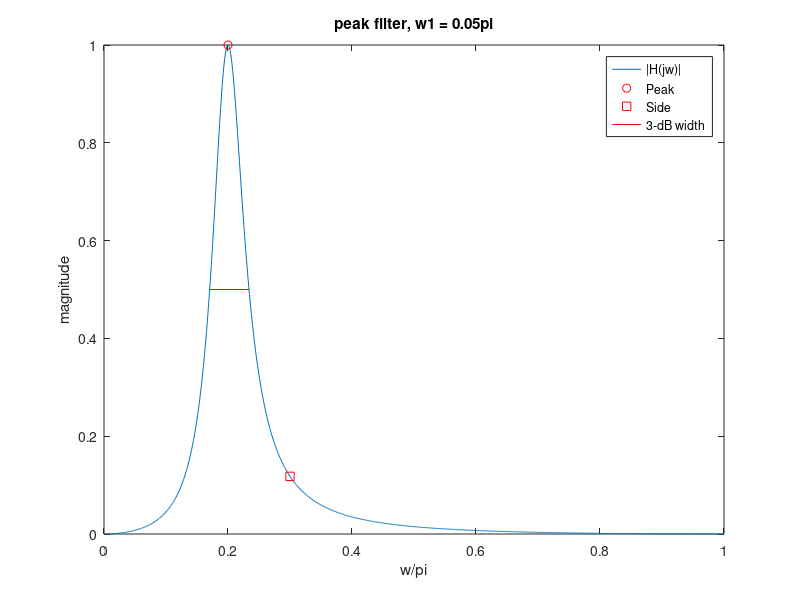
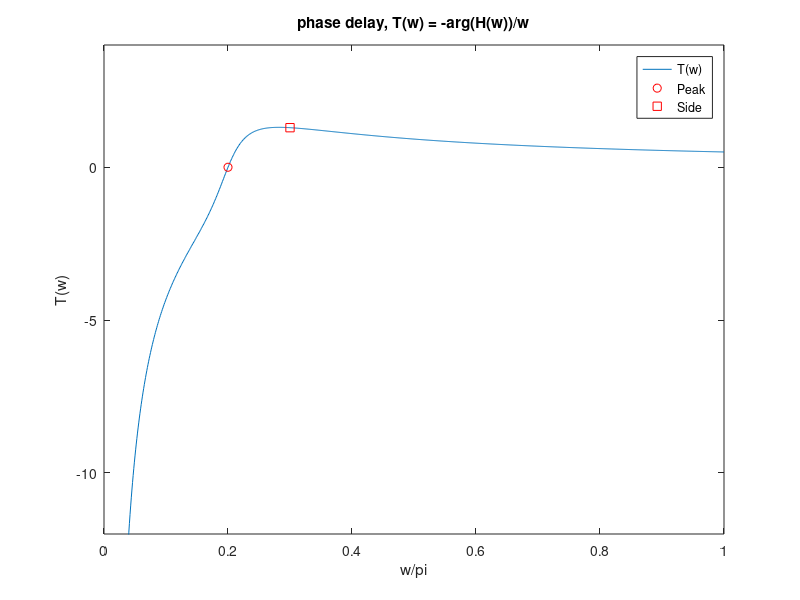
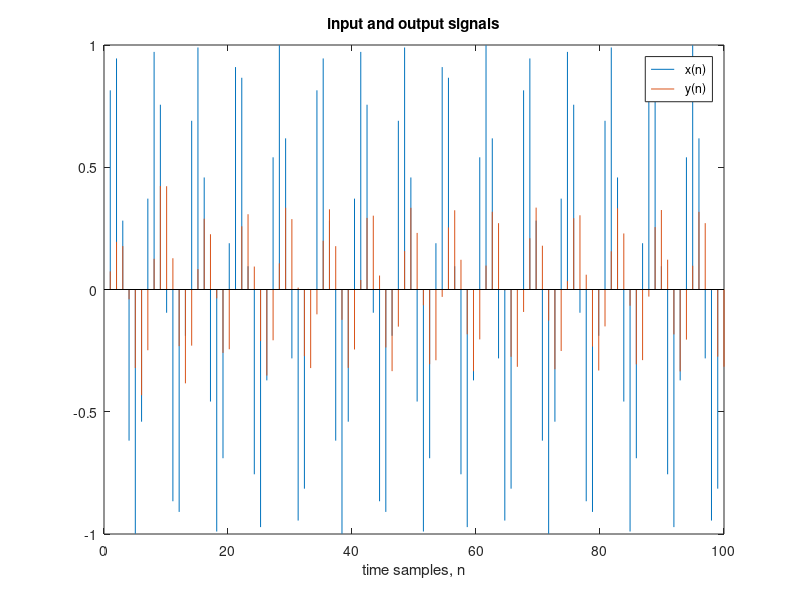
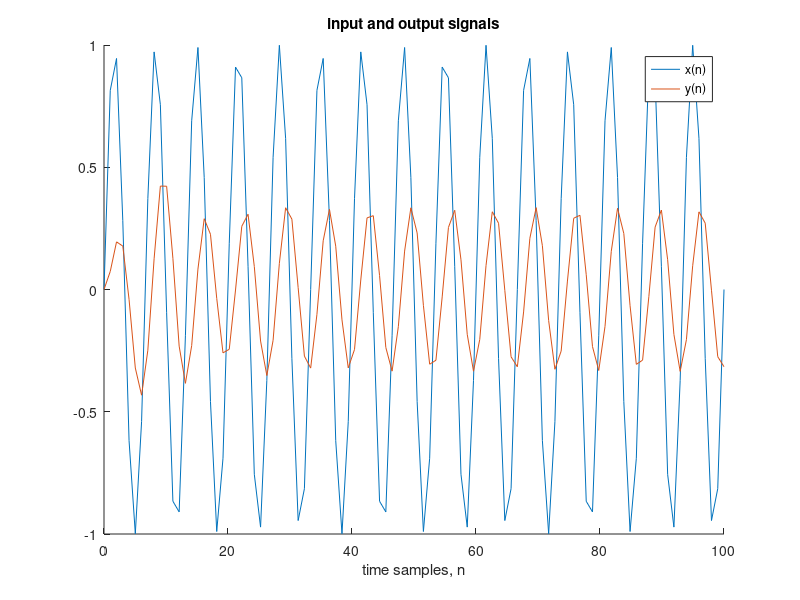

These figures' MATLAB source, in order:

%part 1
dom1 = linspace(0,pi,999);
w0 = .2*pi;
w1 = .3*pi;
B = .1;

H = @(x) double((1i*B*sin(x))./(cos(x)-cos(w0)+1i*B*sin(x)));
hm = real(H(dom1));

l = acos((cos(w0)+B*sqrt(((B)^2)+(sin(w0))^2))/(1+(B)^2));
r = acos((cos(w0)-B*sqrt(((B)^2)+(sin(w0))^2))/(1+(B)^2));

figure
plot(dom1/pi, hm)
hold on

plot(w0/pi, H(w0), 'ro')
plot(w1/pi, H(w1), 'rs')

plot([l/pi, r/pi], [H(l), H(r)], 'r-');

title('peak filter, w1 = 0.05pi')
xlabel('w/pi')
ylabel('magnitude')
legend('|H(jw)|','Peak', 'Side', '3-dB width')

hold off

%part 2
dom2 = linspace(0,pi,1001);
H = @(x) (-1./x).*atan((cos(x)-cos(w0))./(B*sin(x)));
p = H(dom2);
figure
plot(dom2/pi,p)
hold on
ylim([-12,4])
Tw1 = H(w1);
plot(w0/pi,H(w0), 'ro')
plot(w1/pi, H(w1), 'rs')

title('phase delay, T(w) = -arg(H(w))/w')
xlabel('w/pi')
ylabel('T(w)')
legend('T(w)', 'Peak', 'Side')
hold off

%part 3
dom3 = linspace(0,100);

x = @(n) sin(w1*n);
b = (B/(1+B))*[1,0,-1];
a = [1, -(2*cos(w0))/(1+B), (1-B)/(1+B)];
y = filter(b,a,x(dom3));

figure
set(stem(dom3,x(dom3)), 'Marker', 'none')
hold on
stPlot = stem(dom3,y);
set(stPlot, 'Marker', 'none')
title('input and output signals')
xlabel('time samples, n')
legend('x(n)', 'y(n)')
hold off

figure
hold on
plot(dom3,x(dom3))
plot(dom3,y)
title('input and output signals')
xlabel('time samples, n')
legend('x(n)', 'y(n)')
hold off

%finished